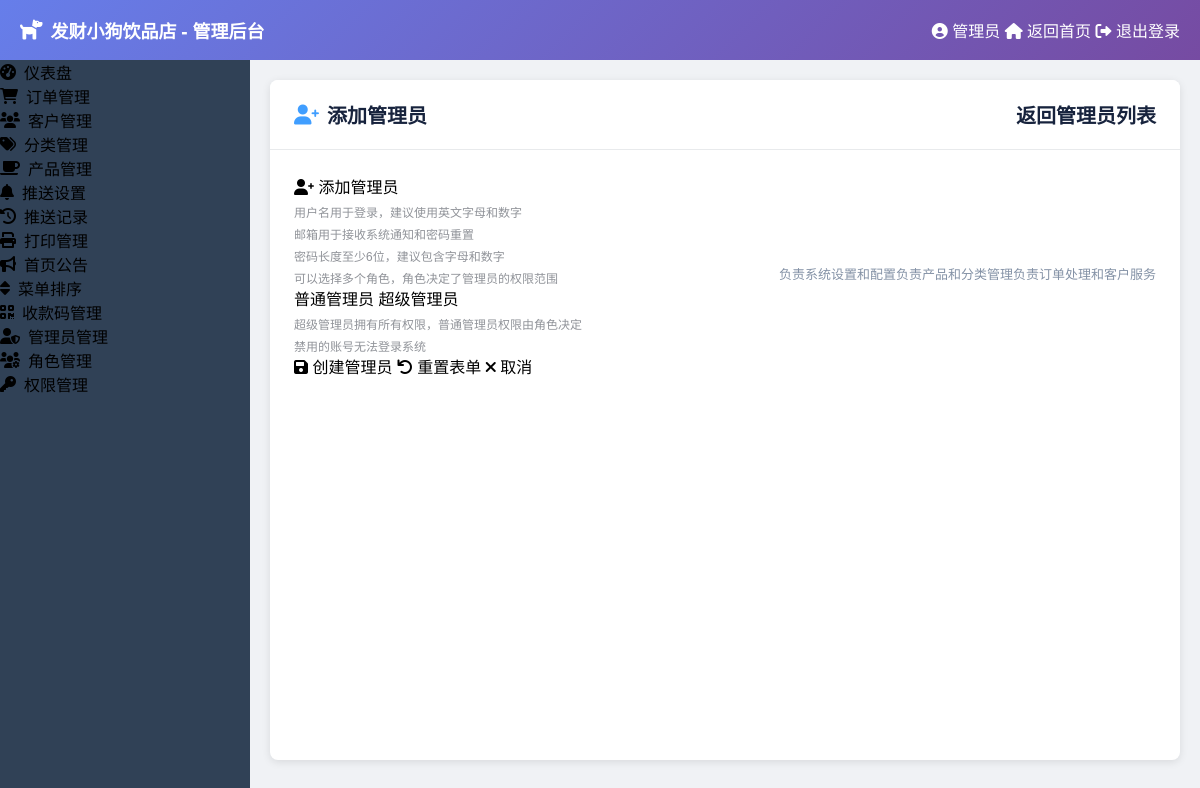
Screenshot of /admin/admin_users/create (signed in) with the database file from the repository.
### app/models.py (models this page shows, shortened)
class MenuConfig(db.Model):
    id = db.Column(db.Integer, primary_key=True)
    menu_key = db.Column(db.String(50), unique=True, nullable=False)  # 菜单唯一标识
    menu_name = db.Column(db.String(100), nullable=False)  # 菜单显示名称
    menu_icon = db.Column(db.String(50), nullable=False)  # 菜单图标
    menu_url = db.Column(db.String(200), nullable=True)  # 菜单链接
    parent_key = db.Column(db.String(50), nullable=True)  # 父菜单标识
    sort_order = db.Column(db.Integer, default=0)  # 排序顺序
    is_active = db.Column(db.Boolean, default=True)  # 是否启用
    is_visible = db.Column(db.Boolean, default=True)  # 是否显示
    created_at = db.Column(db.DateTime, default=datetime.utcnow)
    updated_at = db.Column(db.DateTime, default=datetime.utcnow, onupdate=datetime.utcnow)

class AdminRole(db.Model):
    id = db.Column(db.Integer, primary_key=True)
    role_name = db.Column(db.String(100), unique=True, nullable=False)
    role_code = db.Column(db.String(50), unique=True, nullable=False)
    description = db.Column(db.Text, nullable=True)
    is_active = db.Column(db.Boolean, default=True)
    created_at = db.Column(db.DateTime, default=datetime.utcnow)
    updated_at = db.Column(db.DateTime, default=datetime.utcnow, onupdate=datetime.utcnow)
    users = db.relationship('AdminUser', secondary='admin_user_roles', back_populates='roles')
    permissions = db.relationship('Permission', secondary='role_permissions', back_populates='roles')

### app/admin/routes.py (the view, shortened to what this page needs)
@bp.route('/admin_users/create', methods=['GET', 'POST'])
@admin_required
def create_admin_user():
    roles = AdminRole.query.filter_by(is_active=True).all()
    return render_template('admin/element_create_admin_user.html', roles=roles)

### app/__init__.py (called while the page is built)
def create_app():
    app = Flask(__name__, template_folder='../templates', static_folder='../static')
    app.config.from_object(Config)
    from app.models import db
    db.init_app(app)
    from app.main import bp as main_bp
    app.register_blueprint(main_bp)
    from app.admin import bp as admin_bp
    app.register_blueprint(admin_bp, url_prefix='/admin')
    from app.admin.print_routes import bp as print_bp
    app.register_blueprint(print_bp)
    @app.template_global()
    def get_admin_menu_items():
        from app.models import MenuConfig
        try:
            menus = MenuConfig.query.filter_by(is_active=True, is_visible=True).order_by(MenuConfig.sort_order).all()
            return menus
        except:
            return []
    @app.template_global()
    def csrf_token():
        """生成CSRF token"""
        return secrets.token_hex(16)
    return app

### app/admin/routes.py (called while the page is built)
def admin_required(f):
    @wraps(f)
    def decorated_function(*args, **kwargs):
        if not session.get('is_admin'):
            flash('请先登录管理员账户', 'error')
            return redirect(url_for('admin.login'))
        return f(*args, **kwargs)
    return decorated_function

### templates/admin/element_create_admin_user.html (shortened to what this page needs)
{% extends "admin/element_base.html" %}
{% block page_icon %}<i class="fas fa-user-plus"></i>{% endblock %}
{% block page_title %}添加管理员{% endblock %}
{% block page_actions %}
<el-button type="primary" icon="el-icon-back" @click="goBack">
    返回管理员列表
</el-button>
{% endblock %}
{% block content %}
<el-row justify="center">
    <el-col :lg="16" :md="20" :sm="24">
        <el-card>
            <div slot="header">
                <span><i class="fas fa-user-plus"></i> 添加管理员</span>
            </div>
            <el-form :model="userForm" :rules="formRules" ref="userForm" label-width="120px">
                <el-form-item label="用户名" prop="username">
                    <div style="color: #909399; font-size: 12px; margin-top: 5px;">
                        用户名用于登录，建议使用英文字母和数字
                    </div>
                </el-form-item>
                <el-form-item label="邮箱地址" prop="email">
                    <div style="color: #909399; font-size: 12px; margin-top: 5px;">
                        邮箱用于接收系统通知和密码重置
                    </div>
                </el-form-item>
                <el-form-item label="登录密码" prop="password">
                    <div style="color: #909399; font-size: 12px; margin-top: 5px;">
                        密码长度至少6位，建议包含字母和数字
                    </div>
                </el-form-item>
                <el-form-item label="管理员角色" prop="role_ids">
                    <el-select v-model="userForm.role_ids" multiple placeholder="请选择角色" style="width: 100%;">
                        {% for role in roles %}
                        <el-option
                            label="{{ role.name }}"
                            value="{{ role.id }}">
                            <span style="float: right; color: #8492a6; font-size: 13px">{{ role.description or '无描述' }}</span>
                        </el-option>
                        {% endfor %}
                    </el-select>
                    <div style="color: #909399; font-size: 12px; margin-top: 5px;">
                        可以选择多个角色，角色决定了管理员的权限范围
                    </div>
                </el-form-item>
                <el-form-item label="管理员类型">
                    <el-radio-group v-model="userForm.is_super_admin">
                        <el-radio :label="false">普通管理员</el-radio>
                        <el-radio :label="true">超级管理员</el-radio>
                    </el-radio-group>
                    <div style="color: #909399; font-size: 12px; margin-top: 5px;">
                        超级管理员拥有所有权限，普通管理员权限由角色决定
                    </div>
                </el-form-item>
                <el-form-item label="账号状态">
                    <div style="color: #909399; font-size: 12px; margin-top: 5px;">
                        禁用的账号无法登录系统
                    </div>
                </el-form-item>
                <el-form-item>
                    <el-button type="primary" @click="submitForm" :loading="submitting">
                        <i class="fas fa-save"></i> 创建管理员
                    </el-button>
                    <el-button @click="resetForm">
                        <i class="fas fa-undo"></i> 重置表单
                    </el-button>
                    <el-button type="info" @click="goBack">
                        <i class="fas fa-times"></i> 取消
                    </el-button>
                </el-form-item>
            </el-form>
        </el-card>
    </el-col>
</el-row>
{% endblock %}

### templates/admin/element_base.html (shortened to what this page needs)
<!DOCTYPE html>
<html lang="zh-CN">
<head>
    <link rel="stylesheet" href="https://unpkg.com/element-ui/lib/theme-chalk/index.css">
    <link rel="stylesheet" href="https://cdnjs.cloudflare.com/ajax/libs/font-awesome/6.0.0/css/all.min.css">
</head>
<body>
    <div id="app" class="admin-container">
        <div class="admin-header">
            <div class="admin-logo">
                <i class="fas fa-dog"></i>
                发财小狗饮品店 - 管理后台
            </div>
            <div>
                <el-dropdown trigger="click">
                    <span class="el-dropdown-link" style="color: white; cursor: pointer;">
                        <i class="fas fa-user-circle"></i>
                        管理员
                    </span>
                    <el-dropdown-menu slot="dropdown">
                        <el-dropdown-item>
                            <a href="{{ url_for('main.index') }}" style="text-decoration: none; color: inherit;">
                                <i class="fas fa-home"></i> 返回首页
                            </a>
                        </el-dropdown-item>
                        <el-dropdown-item divided>
                            <a href="{{ url_for('admin.logout') }}" style="text-decoration: none; color: inherit;">
                                <i class="fas fa-sign-out-alt"></i> 退出登录
                            </a>
                        </el-dropdown-item>
                    </el-dropdown-menu>
                </el-dropdown>
            </div>
        </div>
        <div class="admin-main">
            <div class="admin-sidebar">
                <el-menu
                    :default-active="activeMenu"
                    class="el-menu-vertical-demo"
                    background-color="#304156"
                    text-color="#bfcbd9"
                    active-text-color="#409EFF"
                    :unique-opened="true">
                    {% set menu_items = get_admin_menu_items() %}
                    {% for menu in menu_items %}
                    <el-menu-item index="{{ menu.menu_key }}">
                        <a href="{{ url_for(menu.menu_url) if menu.menu_url else '#' }}" style="text-decoration: none; color: inherit; display: flex; align-items: center; width: 100%;">
                            <i class="{{ menu.menu_icon }}" style="margin-right: 8px;"></i>
                            <span>{{ menu.menu_name }}</span>
                        </a>
                    </el-menu-item>
                    {% endfor %}
                </el-menu>
            </div>
            <div class="admin-content">
                <div class="page-container">
                    <div class="page-header">
                        <div class="page-title">
                            <div class="page-title-left">
                                {% block page_icon %}<i class="fas fa-home"></i>{% endblock %}
                                {% block page_title %}页面标题{% endblock %}
                            </div>
                            <div>
                                {% block page_actions %}{% endblock %}
                            </div>
                        </div>
                    </div>
                    <div class="page-content">
                        {% block content %}{% endblock %}
                    </div>
                </div>
            </div>
        </div>
    </div>
</body>
</html>

### templates/admin/element_base.html (style rules this page uses)
body { margin: 0; font-family: "Helvetica Neue", Helvetica, "PingFang SC", "Hiragino Sans GB", "Microsoft YaHei", "微软雅黑", Arial, sans-serif; }
.admin-container { height: 100vh; display: flex; flex-direction: column; }
.admin-header { background: linear-gradient(135deg, #667eea 0%, #764ba2 100%); color: white; height: 60px; display: flex; align-items: center; justify-content: space-between; padding: 0 20px; box-shadow: 0 2px 8px rgba(0,0,0,0.1); }
.admin-logo { display: flex; align-items: center; font-size: 18px; font-weight: bold; }
.admin-logo i { margin-right: 8px; font-size: 20px; }
.admin-main { flex: 1; display: flex; overflow: hidden; }
.admin-sidebar { width: 250px; background: #304156; overflow-y: auto; }
.admin-content { flex: 1; background: #f0f2f5; overflow-y: auto; padding: 20px; }
.page-container { background: white; border-radius: 8px; box-shadow: 0 2px 8px rgba(0,0,0,0.1); min-height: calc(100vh - 120px); }
.page-header { padding: 20px 24px; border-bottom: 1px solid #e8eaec; background: white; border-radius: 8px 8px 0 0; }
.page-title { font-size: 20px; font-weight: 600; color: #17233d; margin: 0; display: flex; align-items: center; justify-content: space-between; }
.page-title-left { display: flex; align-items: center; }
.page-title-left i { margin-right: 8px; color: #409EFF; }
.page-content { padding: 24px; }

### rows the page displays
MenuConfig: menu_name "仪表盘"
MenuConfig: menu_name "订单管理"
MenuConfig: menu_name "客户管理"
MenuConfig: menu_name "分类管理"
MenuConfig: menu_name "产品管理"
MenuConfig: menu_name "推送设置"
MenuConfig: menu_name "推送记录"
MenuConfig: menu_name "打印管理"
MenuConfig: menu_name "首页公告"
MenuConfig: menu_name "菜单排序"
MenuConfig: menu_name "收款码管理"
MenuConfig: menu_name "管理员管理"
MenuConfig: menu_name "角色管理"
MenuConfig: menu_name "权限管理"
AdminRole: description "负责订单处理和客户服务"
AdminRole: description "负责产品和分类管理"
AdminRole: description "负责系统设置和配置"
